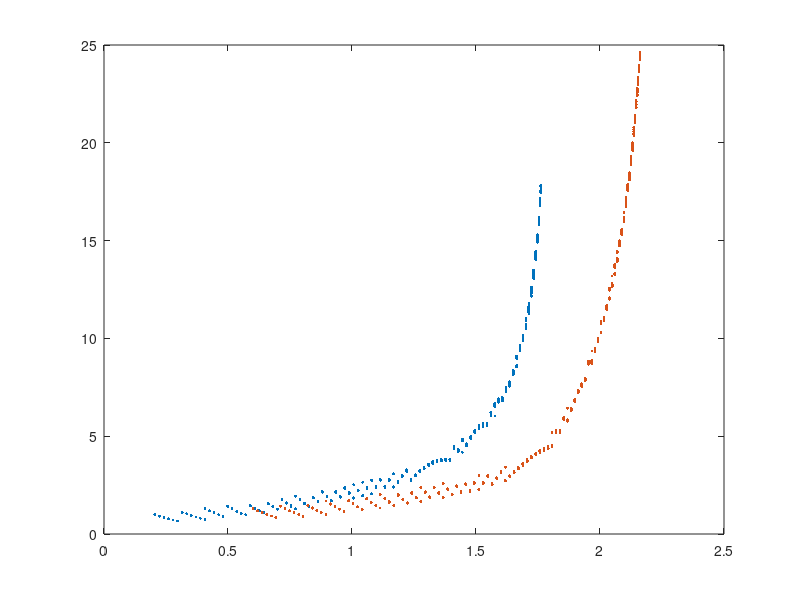

The MATLAB source for this figure:
clear;
M1=csvread('plot_data_0.2.csv');
M2=csvread('plot_data_0.6.csv');

% subplot(1,2,1);
plot(M1(:,1),M1(:,2), '.', M2(:,1),M2(:,2), '.');
% subplot(1,2,2);
% plot(M2(:,1),M2(:,2));